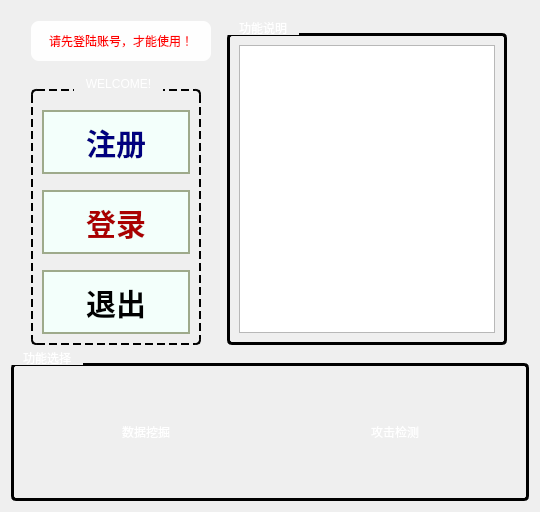
      <widget class="QWidget" name="page_home">
       <property name="sizePolicy">
        <sizepolicy hsizetype="Expanding" vsizetype="Expanding">
         <horstretch>0</horstretch>
         <verstretch>0</verstretch>
        </sizepolicy>
       </property>
       <property name="autoFillBackground">
        <bool>false</bool>
       </property>
       <property name="styleSheet">
        <string notr="true">page_home {
    border-image: url(:/img/images/2.jpg) 0 0 0 0 stretch stretch;
}
</string>
       </property>
       <layout class="QVBoxLayout" name="verticalLayout_64">
        <item>
         <layout class="QVBoxLayout" name="verticalLayout_8" stretch="5,2">
          <item>
           <layout class="QHBoxLayout" name="horizontalLayout_15" stretch="1,8">
            <item>
             <layout class="QVBoxLayout" name="verticalLayout_9" stretch="2,1">
              <item>
               <layout class="QHBoxLayout" name="horizontalLayout_16">
                <property name="leftMargin">
                 <number>20</number>
                </property>
                <property name="topMargin">
                 <number>10</number>
                </property>
                <property name="rightMargin">
                 <number>10</number>
                </property>
                <property name="bottomMargin">
                 <number>10</number>
                </property>
                <item>
                 <widget class="QLabel" name="label_welcome">
                  <property name="sizePolicy">
                   <sizepolicy hsizetype="Expanding" vsizetype="Fixed">
                    <horstretch>0</horstretch>
                    <verstretch>0</verstretch>
                   </sizepolicy>
                  </property>
                  <property name="styleSheet">
                   <string notr="true">QLabel {
    background-color: rgba(255, 255, 255, 0.95);  
    border: 2px solid 00ffff;
    border-radius: 8px;                         
    color: red;                                 
    font: bold 14pt &quot;Microsoft YaHei&quot;;
    padding: 8px;
}
</string>
                  </property>
                  <property name="text">
                   <string>请先登陆账号，才能使用！</string>
                  </property>
                  <property name="alignment">
                   <set>Qt::AlignHCenter|Qt::AlignTop</set>
                  </property>
                 </widget>
                </item>
               </layout>
              </item>
              <item>
               <layout class="QVBoxLayout" name="verticalLayout_10" stretch="0">
                <property name="spacing">
                 <number>12</number>
                </property>
                <property name="leftMargin">
                 <number>20</number>
                </property>
                <property name="topMargin">
                 <number>0</number>
                </property>
                <property name="rightMargin">
                 <number>20</number>
                </property>
                <property name="bottomMargin">
                 <number>0</number>
                </property>
                <item>
                 <widget class="QGroupBox" name="groupBox">
                  <property name="styleSheet">
                   <string notr="true">QGroupBox {
    border: 2px dashed ffffff;
    border-radius: 5px;             
    color: white;                   
    font: bold 24px &quot;微软雅黑&quot;;     
    margin-top: 12px;              
}

QGroupBox::title {
    subcontrol-origin: margin;      
    subcontrol-position: top center; 
    padding: 0 10px;                 
}</string>
                  </property>
                  <property name="title">
                   <string>WELCOME!</string>
                  </property>
                  <layout class="QVBoxLayout" name="verticalLayout_74">
                   <item>
                    <layout class="QVBoxLayout" name="verticalLayout_27">
                     <property name="spacing">
                      <number>24</number>
                     </property>
                     <property name="topMargin">
                      <number>10</number>
                     </property>
                     <item>
                      <widget class="QPushButton" name="btn_register">
                       <property name="sizePolicy">
                        <sizepolicy hsizetype="Expanding" vsizetype="Fixed">
                         <horstretch>0</horstretch>
                         <verstretch>0</verstretch>
                        </sizepolicy>
                       </property>
                       <property name="styleSheet">
                        <string notr="true">QPushButton { 
	font: 9pt &quot;Arial&quot;;
    color: rgb(0, 0, 127);
	background-color: rgb(243, 255, 251);                        
    border: 2px solid rgb(158, 170, 139);      
    border-radius: 0px;                          
    font-weight: bold;  
    padding: 8px 12px;  
    font-weight: bold;
    font-size: 30px;     
    min-width: 120px;    
    min-height: 40px;                   
 
}

QPushButton:hover {
    background-color: rgb(180, 220, 255);    
}

QPushButton:pressed {
    background-color: rgb(150, 200, 255);    
}
</string>
                       </property>
                       <property name="text">
                        <string>注册</string>
                       </property>
                      </widget>
                     </item>
                    </layout>
                   </item>
                   <item>
                    <layout class="QVBoxLayout" name="verticalLayout_72">
                     <property name="spacing">
                      <number>24</number>
                     </property>
                     <property name="topMargin">
                      <number>10</number>
                     </property>
                     <item>
                      <widget class="QPushButton" name="btn_login">
                       <property name="sizePolicy">
                        <sizepolicy hsizetype="Expanding" vsizetype="Fixed">
                         <horstretch>0</horstretch>
                         <verstretch>0</verstretch>
                        </sizepolicy>
                       </property>
                       <property name="styleSheet">
                        <string notr="true">QPushButton { 
    color: rgb(170, 0, 0);
	background-color: rgb(243, 255, 251);                        
    border: 2px solid rgb(158, 170, 139);      
    border-radius: 0px;                          
    font-weight: bold;  
    padding: 8px 12px;  
    font-weight: bold;
    font-size: 30px;     
    min-width: 120px;    
    min-height: 40px;    
}

QPushButton:hover {
    background-color: rgb(180, 220, 255);    
}

QPushButton:pressed {
    background-color: rgb(150, 200, 255);    
}</string>
                       </property>
                       <property name="text">
                        <string>登录</string>
                       </property>
                      </widget>
                     </item>
                    </layout>
                   </item>
                   <item>
                    <layout class="QVBoxLayout" name="verticalLayout_71" stretch="0">
                     <property name="spacing">
                      <number>24</number>
                     </property>
                     <property name="topMargin">
                      <number>10</number>
                     </property>
                     <item>
                      <widget class="QPushButton" name="btn_exit">
                       <property name="sizePolicy">
                        <sizepolicy hsizetype="Expanding" vsizetype="Fixed">
                         <horstretch>0</horstretch>
                         <verstretch>0</verstretch>
                        </sizepolicy>
                       </property>
                       <property name="styleSheet">
                        <string notr="true">QPushButton { 
    color: rgb(0, 0, 0);
	background-color: rgb(243, 255, 251);                        
    border: 2px solid rgb(158, 170, 139);      
    border-radius: 0px;                          
    font-weight: bold;  
    padding: 8px 12px;  
    font-weight: bold;
    font-size: 30px;     
    min-width: 120px;   
    min-height: 40px;    
}

QPushButton:hover {
    background-color: rgb(180, 220, 255);    
}

QPushButton:pressed {
    background-color: rgb(150, 200, 255);    
}</string>
                       </property>
                       <property name="text">
                        <string>退出</string>
                       </property>
                      </widget>
                     </item>
                    </layout>
                   </item>
                  </layout>
                 </widget>
                </item>
               </layout>
              </item>
             </layout>
            </item>
            <item>
             <layout class="QHBoxLayout" name="horizontalLayout_18">
              <property name="leftMargin">
               <number>0</number>
              </property>
              <property name="topMargin">
               <number>10</number>
              </property>
              <property name="rightMargin">
               <number>22</number>
              </property>
              <item>
               <widget class="QGroupBox" name="groupBox_3">
                <property name="styleSheet">
                 <string notr="true">QGroupBox {
    border: 3px solid ffffff;
    border-radius: 5px;             
    margin-top: 12px;               
    color: white;                  
    font: bold 24px &quot;微软雅黑&quot;;       
}

QGroupBox::title {
    subcontrol-origin: margin;     
    subcontrol-position: top left;  
    padding: 0 10px;               
}
</string>
                </property>
                <property name="title">
                 <string>功能说明</string>
                </property>
                <layout class="QVBoxLayout" name="verticalLayout_75">
                 <item>
                  <widget class="QTextBrowser" name="textBrowserd">
                   <property name="styleSheet">
                    <string notr="true">page_home {
	background-image: url(:/img/images/2.jpg);
    background-repeat: no-repeat;
    background-position: center;
}
</string>
                   </property>
                  </widget>
                 </item>
                </layout>
               </widget>
              </item>
             </layout>
            </item>
           </layout>
          </item>
          <item>
           <widget class="QGroupBox" name="groupBox_2">
            <property name="styleSheet">
             <string notr="true">QGroupBox {
    border: 3px solid ffffff;
    border-radius: 5px;             
    margin-top: 12px;             
    color: white;                   
    font: bold 24px &quot;微软雅黑&quot;;       
}

QGroupBox::title {
    subcontrol-origin: margin;     
    subcontrol-position: top left;  
    padding: 0 10px;                
}
</string>
            </property>
            <property name="title">
             <string>功能选择</string>
            </property>
            <layout class="QHBoxLayout" name="horizontalLayout_17">
             <item>
              <layout class="QHBoxLayout" name="horizontalLayout_19" stretch="1,1">
               <item>
                <layout class="QVBoxLayout" name="verticalLayout_13">
                 <item>
                  <layout class="QHBoxLayout" name="horizontalLayout_20">
                   <property name="leftMargin">
                    <number>22</number>
                   </property>
                   <property name="topMargin">
                    <number>40</number>
                   </property>
                   <property name="rightMargin">
                    <number>20</number>
                   </property>
                   <property name="bottomMargin">
                    <number>40</number>
                   </property>
                   <item>
                    <widget class="QPushButton" name="btn_dig">
                     <property name="sizePolicy">
                      <sizepolicy hsizetype="Expanding" vsizetype="Fixed">
                       <horstretch>0</horstretch>
                       <verstretch>0</verstretch>
                      </sizepolicy>
                     </property>
                     <property name="styleSheet">
                      <string notr="true">QPushButton {
    color: white;
    background-color: qlineargradient(
        x1: 0, y1: 0, x2: 1, y2: 0,
        stop: 0 2193b0, stop: 1 6dd5ed
    );
    border: 2px solid 00ffff;
    border-radius: 6px;
    font: bold 12pt &quot;Microsoft YaHei&quot;;
    padding: 8px 16px;
}

QPushButton:hover {
    background-color: qlineargradient(
        x1: 0, y1: 0, x2: 1, y2: 0,
        stop: 0 38b4e0, stop: 1 92e9f6
    );
    border: 2px solid 00e6e6;
}

QPushButton:pressed {
    background-color: qlineargradient(
        x1: 0, y1: 0, x2: 1, y2: 0,
        stop: 0 117a8b, stop: 1 5fc7d3
    );
    border: 2px solid 00cccc;
}
</string>
                     </property>
                     <property name="text">
                      <string>数据挖掘</string>
                     </property>
                    </widget>
                   </item>
                  </layout>
                 </item>
                </layout>
               </item>
               <item>
                <layout class="QVBoxLayout" name="verticalLayout_14">
                 <item>
                  <layout class="QHBoxLayout" name="horizontalLayout_21">
                   <property name="leftMargin">
                    <number>20</number>
                   </property>
                   <property name="topMargin">
                    <number>40</number>
                   </property>
                   <property name="rightMargin">
                    <number>20</number>
                   </property>
                   <property name="bottomMargin">
                    <number>40</number>
                   </property>
                   <item>
                    <widget class="QPushButton" name="btn_dec">
                     <property name="sizePolicy">
                      <sizepolicy hsizetype="Expanding" vsizetype="Fixed">
                       <horstretch>0</horstretch>
                       <verstretch>0</verstretch>
                      </sizepolicy>
                     </property>
                     <property name="styleSheet">
                      <string notr="true">QPushButton {
    color: white;
    background-color: qlineargradient(
        x1: 0, y1: 0, x2: 1, y2: 0,
        stop: 0 2193b0, stop: 1 6dd5ed
    );
    border: 2px solid 00ffff;
    border-radius: 6px;
    font: bold 12pt &quot;Microsoft YaHei&quot;;
    padding: 8px 16px;
}

QPushButton:hover {
    background-color: qlineargradient(
        x1: 0, y1: 0, x2: 1, y2: 0,
        stop: 0 38b4e0, stop: 1 92e9f6
    );
    border: 2px solid 00e6e6;
}

QPushButton:pressed {
    background-color: qlineargradient(
        x1: 0, y1: 0, x2: 1, y2: 0,
        stop: 0 117a8b, stop: 1 5fc7d3
    );
    border: 2px solid 00cccc;
}
</string>
                     </property>
                     <property name="text">
                      <string>攻击检测</string>
                     </property>
                    </widget>
                   </item>
                  </layout>
                 </item>
                </layout>
               </item>
              </layout>
             </item>
            </layout>
           </widget>
          </item>
         </layout>
        </item>
       </layout>
      </widget>
